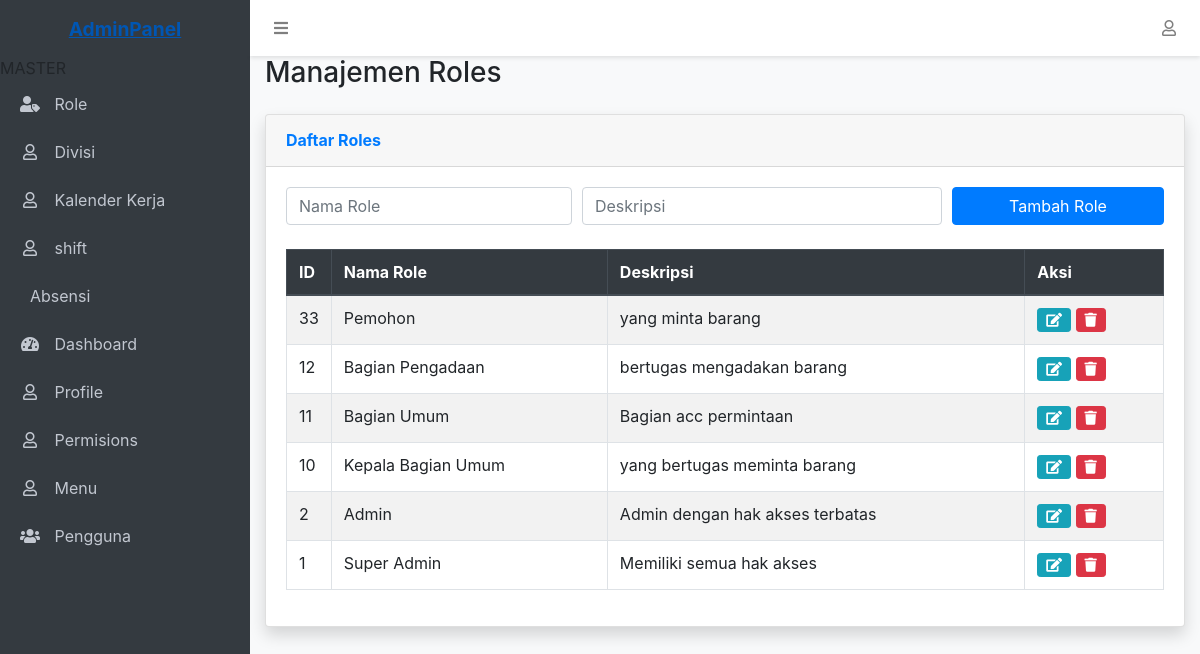
The app's page /main.php?page=roles (signed in) with its own data.
### tables this page shows
CREATE TABLE `roles` (
  `id` int(11) NOT NULL AUTO_INCREMENT,
  `name` varchar(50) NOT NULL,
  `description` varchar(255) DEFAULT NULL,
  `created_at` timestamp NOT NULL DEFAULT current_timestamp(),
  `updated_at` timestamp NOT NULL DEFAULT current_timestamp() ON UPDATE current_timestamp(),
  PRIMARY KEY (`id`),
  UNIQUE KEY `name` (`name`)
);

CREATE TABLE `permissions` (
  `id` int(11) NOT NULL AUTO_INCREMENT,
  `role_id` int(11) NOT NULL,
  `menu_id` int(11) NOT NULL,
  `can_view` tinyint(1) NOT NULL DEFAULT 0,
  `can_create` tinyint(1) NOT NULL DEFAULT 0,
  `can_edit` tinyint(1) NOT NULL DEFAULT 0,
  `can_delete` tinyint(1) NOT NULL DEFAULT 0,
  `created_at` timestamp NOT NULL DEFAULT current_timestamp(),
  `updated_at` timestamp NOT NULL DEFAULT current_timestamp() ON UPDATE current_timestamp(),
  PRIMARY KEY (`id`),
  UNIQUE KEY `role_menu` (`role_id`,`menu_id`)
);

CREATE TABLE `menus` (
  `id` int(11) NOT NULL AUTO_INCREMENT,
  `parent_id` int(11) DEFAULT NULL,
  `name` varchar(50) NOT NULL,
  `icon` varchar(50) DEFAULT NULL,
  `url` varchar(100) DEFAULT NULL,
  `order` int(11) NOT NULL DEFAULT 0,
  `is_active` tinyint(1) NOT NULL DEFAULT 1,
  `created_at` timestamp NOT NULL DEFAULT current_timestamp(),
  `updated_at` timestamp NOT NULL DEFAULT current_timestamp() ON UPDATE current_timestamp(),
  PRIMARY KEY (`id`)
);

### roles.php (the view, shortened to what this page needs)
<?php
require 'config/database.php';
$query = "SELECT * FROM roles ORDER BY id DESC";
$result = $conn->query($query);
?>
<div class="container-fluid">
    <div class="d-sm-flex align-items-center justify-content-between mb-4">
        <h1 class="h3 mb-0 text-gray-800">Manajemen Roles</h1>
    </div>
    <div class="card shadow mb-4">
        <div class="card-header py-3">
            <h6 class="m-0 font-weight-bold text-primary">Daftar Roles</h6>
        </div>
        <div class="card-body">
                <form method="POST" class="mb-4">
                    <div class="form-row">
                        <div class="col-md-4">
                            <input type="text" name="name" class="form-control" placeholder="Nama Role" required>
                        </div>
                        <div class="col-md-5">
                            <input type="text" name="description" class="form-control" placeholder="Deskripsi">
                        </div>
                        <div class="col-md-3">
                            <button type="submit" name="tambah_role" class="btn btn-primary btn-block">
                                Tambah Role
                            </button>
                        </div>
                    </div>
                </form>
                <table class="table table-bordered table-striped">
                    <thead class="thead-dark">
                        <tr>
                            <th width="5%">ID</th>
                            <th>Nama Role</th>
                            <th>Deskripsi</th>
                            <th>Aksi</th>
                        </tr>
                    </thead>
                    <tbody>
                        <?php while ($row = $result->fetch_assoc()): ?>
                        <tr>
                            <td><?php echo $row['id']; ?></td>
                            <td><?php echo htmlspecialchars($row['name']); ?></td>
                            <td><?php echo htmlspecialchars($row['description']); ?></td>
                            <td>
                                <a href="?page=edit_role&id=<?= $row['id'] ?>" class="btn btn-sm btn-info"><i class="fas fa-edit"></i></a>
                                <a href="?page=hapus_role&id=<?= $row['id'] ?>" class="btn btn-sm btn-danger"><i class="fas fa-trash"></i></a>
                            </td>
                        </tr>
                        <?php endwhile; ?>
                    </tbody>
                </table>
            </div>
        </div>
    </div>
</body>
</html>

### layout/sidebar.php
<aside class="sidebar">
    <div class="sidebar-container">
        <ul class="sidebar-menu">
            <?php
            $menu = buildMenu($_SESSION['user_role_id']);
            foreach ($menu as $item):
                if (empty($item['children'])): ?>
                    <li class="<?php echo $active_menu == basename($item['url'] ?? '', '.php') ? 'active' : ''; ?>">
                        <a href="<?php echo $item['url'] ?? ''; ?>">
                            <?php if (isset($item['icon'])): ?>
                                <i class="<?php echo $item['icon']; ?>"></i>
                            <?php endif; ?>
                            <span><?php echo $item['name'] ?? ''; ?></span>
                        </a>
                    </li>
                <?php else: ?>
                    <li class="menu-header"><?php echo $item['name'] ?? ''; ?></li>
                    <?php foreach ($item['children'] as $child): ?>
                        <li class="<?php echo $active_menu == basename($child['url'] ?? '', '.php') ? 'active' : ''; ?>">
                            <a href="<?php echo $child['url'] ?? ''; ?>">
                                <?php if (isset($child['icon'])): ?>
                                    <i class="<?php echo $child['icon']; ?>"></i>
                                <?php endif; ?>
                                <span><?php echo $child['name'] ?? ''; ?></span>
                            </a>
                        </li>
                    <?php endforeach; ?>
                <?php endif; ?>
            <?php endforeach; ?>
        </ul>
    </div>
</aside>

### layout/header.php (style rules this page uses)
:root { --sidebar-width: 250px; --header-height: 56px; }
body { padding-top: var(--header-height); padding-left: var(--sidebar-width); background-color: #f8f9fa; min-height: 100vh; }
.sidebar { position: fixed; top: 0; left: 0; height: 100vh; width: var(--sidebar-width); background-color: #343a40; padding-top: var(--header-height); z-index: 1000; transition: all 0.3s; }
.sidebar-menu { list-style: none; padding: 0; }
.sidebar-menu li a { display: block; padding: 12px 20px; color: #c2c7d0; text-decoration: none; transition: all 0.3s; }
.sidebar-menu li a i { margin-right: 10px; width: 20px; text-align: center; }

### records on screen
roles: id "33", name "Pemohon", description "yang minta barang"
roles: id "12", name "Bagian Pengadaan", description "bertugas mengadakan barang"
roles: id "11", name "Bagian Umum", description "Bagian acc permintaan"
roles: id "10", name "Kepala Bagian Umum", description "yang bertugas meminta barang"
roles: id "2", name "Admin", description "Admin dengan hak akses terbatas"
roles: id "1", name "Super Admin", description "Memiliki semua hak akses"
permissions: menu.name "MASTER"
permissions: menu.name "Role"
permissions: menu.name "Divisi"
permissions: menu.name "Kalender Kerja"
permissions: menu.name "shift"
permissions: menu.name "Absensi"
permissions: menu.name "Dashboard"
permissions: menu.name "Profile"
permissions: menu.name "Permisions"
permissions: menu.name "Menu"
permissions: menu.name "Pengguna"
